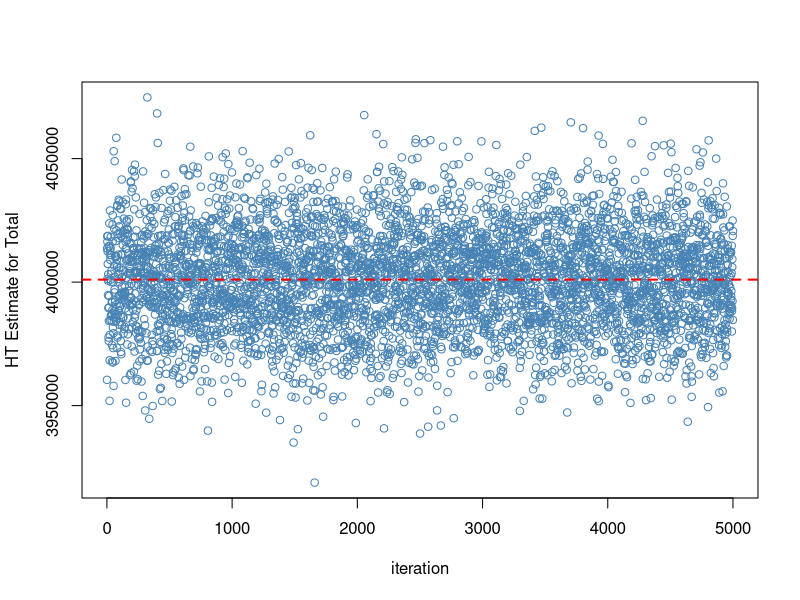

Here is the R script that generated this plot:
## ---- chunk 1
# set up 
N = 100000
Yvalues = rgamma(100000, 20, 0.5)

# summary 
true.t_y = sum(Yvalues)

# poisson sampling probabilities 
P = rep(.5, N)
P[Yvalues <= 50] = 0.3
P[Yvalues <= 30] = 0.1

# repetitions 
T = 5000
data = matrix(NA, nrow = T, ncol = 2)
colnames(data) = c('SRS', 't_y.HT')

for (i in seq(1:T)) {
  
  # sampling 
  insample = rbinom(N, 1, P)
  thesampley = Yvalues[insample == 1]
  thesamplep = P[insample == 1]
  
  # calculate estimators
  t_y.HT = sum(thesampley / thesamplep)
  SRS_estimator = N * sum(thesampley/length(thesampley))
  
  # store results 
  data[i,] = c(SRS_estimator, t_y.HT)
}
## ---- chunk 2
plot(seq(1:T), data[, 't_y.HT'], 
     col='steelblue',
     xlab = 'iteration',
     ylab = 'HT Estimate for Total')
abline(h = true.t_y, col='red', lty=2, lwd=2)
## ---- chunk 3
mean(data[ , 't_y.HT']) - true.t_y
mean(data[ , 'SRS']) - true.t_y
